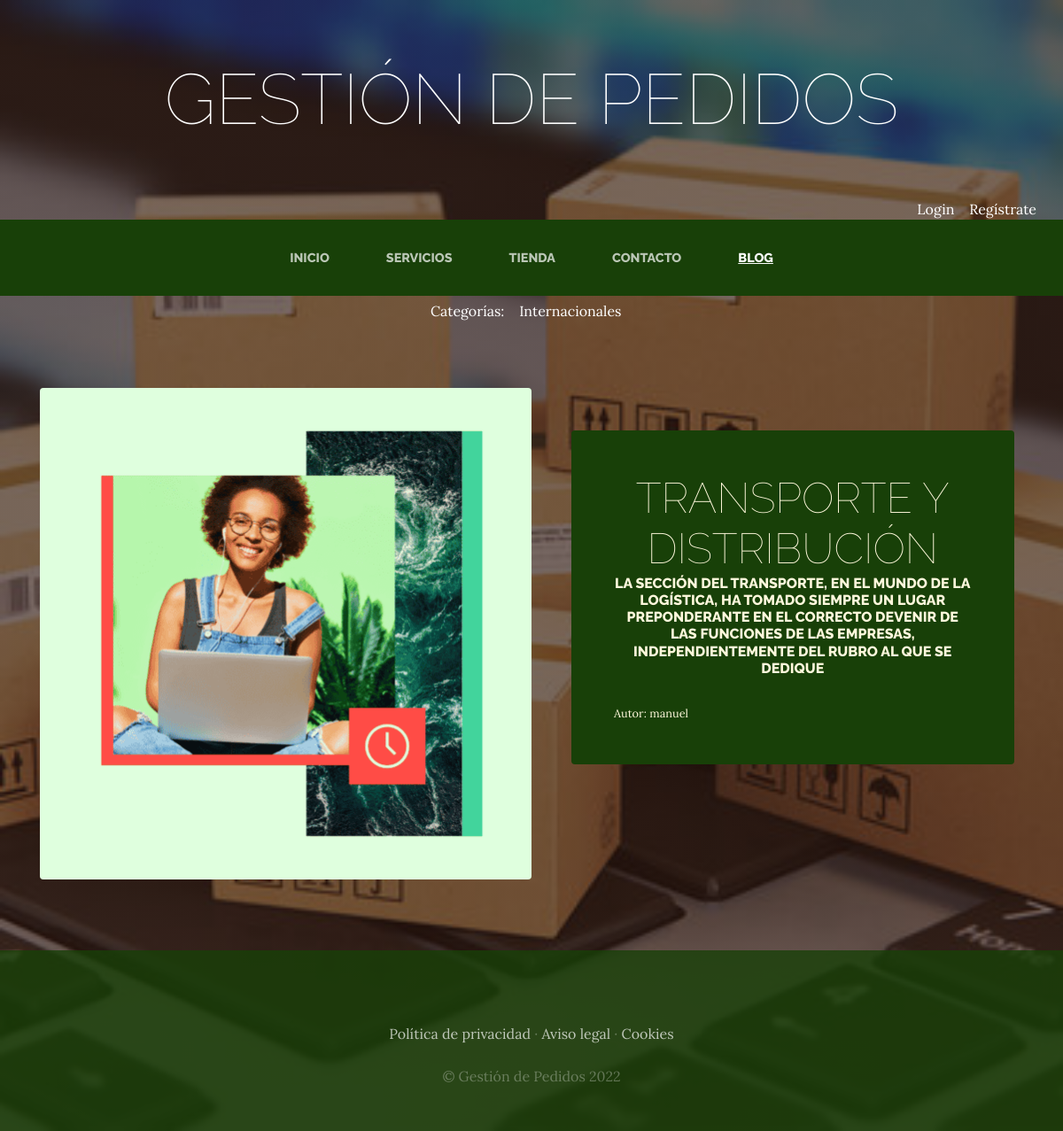
The app's page /blog/categoria/1/ with its own data.
### blog/models.py (models this page shows, shortened)
class Categoria(models.Model):
    nombre = models.CharField(max_length=50)
    created = models.DateTimeField(auto_now_add=True)
    updated = models.DateTimeField(auto_now_add=True)
    class Meta:
        verbose_name='categoria'
        verbose_name_plural='categorias'

class Post(models.Model):
    titulo = models.CharField(max_length=50)
    contenido = models.CharField(max_length=200)
    imagen = models.ImageField(upload_to='blog', null=True, blank=True)
    created = models.DateTimeField(auto_now_add=True)
    updated = models.DateTimeField(auto_now_add=True)
    autor=models.ForeignKey(User, on_delete=models.CASCADE)
    categorias=models.ManyToManyField(Categoria)
    class Meta:
        verbose_name='post'
        verbose_name_plural='posts'

### blog/views.py (the view)
# urls.py: path('categoria/<int:categoria_id>/', views.categoria, name="categoria"),
def categoria(request, categoria_id):
    categoria=Categoria.objects.get(id=categoria_id)
    posts=Post.objects.filter(categorias=categoria)
    return  render(request, 'blog/categoria.html', {'categoria': categoria, 'posts':posts})

### carro/context_processor.py (called while the page is built)
def importe_total_carro(request):
    total=0
    if request.user.is_authenticated:
        if 'carro' in request.session:
            for key, value in request.session["carro"].items():
                total=total+(float(value["precio"]))
    else:
        total="Debes hacer login"
    return {'importe_total_carro':total}

### blog/templates/blog/categoria.html
{% extends "ProyectoWebApp/base.html" %}
{% load static %}
{% block content %}
<section>
   <div style="width:75%; margin:auto; text-align: center; color: white; margin-top: 5px; margin-bottom: -5px;">
      Categorías: &nbsp;&nbsp;
      {% for post in posts %}
         {% for categoria in post.categorias.all %}
            {{categoria.nombre}} &nbsp;&nbsp;
         {% endfor %}
      {% endfor %}
   </div>
</section>
   {% for post in posts %}
            <section class="page-section clearfix">
            <div class="container">
            <div class="intro">
                <img class="intro-img img-fluid mb-3 mb-lg-0 rounded" src="{{post.imagen.url}}" alt="" style="width: 50%;">
                <div class="intro-text left-0 text-center bg-faded p-5 rounded">
                <h2 class="section-heading mb-4" >
                    <span class="section-heading-lower">{{post.titulo}}</span>
                    <span class="section-heading-upper">{{post.contenido}}</span>
                </h2>
                  <div style="text-align:left; font-size: 0.8em;">
                     Autor: {{post.autor}}
                  </div>
                </div>
            </div>
            </div>
        </section>
    {% endfor %}
{% endblock %}

### ProyectoWebApp/static/ProyectoWebApp/css/gestion.css (style rules this page uses)
body { font-family: 'Lora'; background: linear-gradient(rgba(47, 23, 15, 0.65), rgba(47, 23, 15, 0.65)), url("../img/bg_main2.jpg"); background-attachment: fixed; background-position: center; background-size: cover; }
h1, h2, h3, h4, h5, h6 { font-family: 'Raleway'; }
.page-section { margin-top: 5rem; margin-bottom: 5rem; }
.section-heading { text-transform: uppercase; }
.section-heading .section-heading-upper { display: block; font-size: 1rem; font-weight: 800; padding-bottom:.5rem; }
.section-heading .section-heading-lower { display: block; font-size: 3rem; font-weight: 100; }
.bg-faded { background-color: rgba(255, 255, 255, 0.85); }
.intro { position: relative; }
@media (min-width: 992px) { .intro .intro-img { width: 75%; float: left; } }
@media (min-width: 992px) { .intro .intro-text { left: 600; width: 60%; margin-top: 3rem; background-color: rgba(24, 64, 8); color: cornsilk; position: absolute; } }
@media (min-width: 1200px) { .intro .intro-text { width: 45%; } }

### records on screen
Post: imagen (picture), titulo "TRANSPORTE Y DISTRIBUCIÓN", contenido "LA SECCIÓN DEL TRANSPORTE, EN EL MUNDO DE LA LOGÍSTICA, HA TOMADO SIEMPRE UN LUGAR PREPONDERANTE EN EL CORRECTO DEVENIR DE LAS FUNCIONES DE LAS EMPRESAS, INDEPENDIENTEMENTE DEL RUBRO AL QUE SE DEDIQUE", autor "manuel"
Categoria: nombre "Internacionales"
